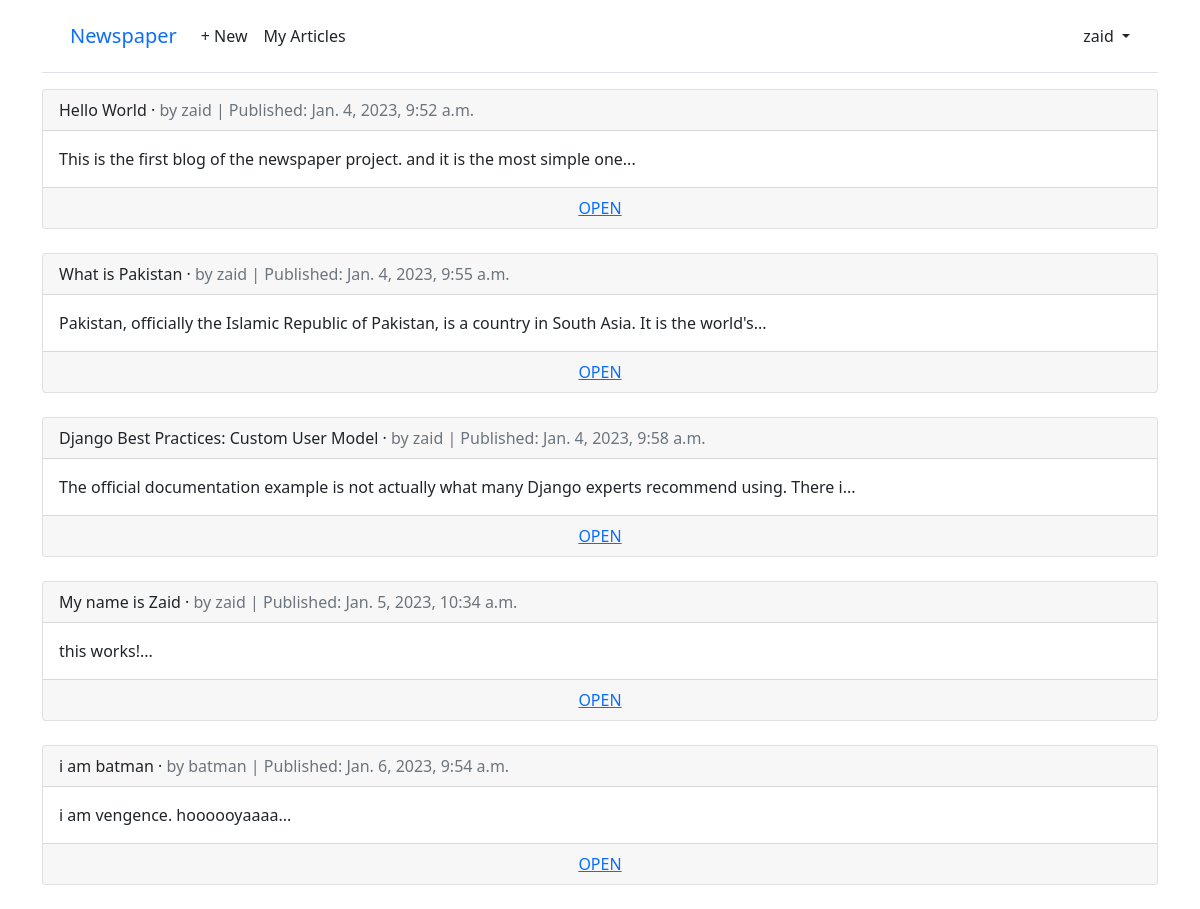
/articles/ (signed in), run on the app's committed database.
### accounts/models.py (models this page shows)
class CustomUser(AbstractUser):
    age = models.PositiveIntegerField(null=True, blank=True)

### articles/models.py (models this page shows, shortened)
class Article(models.Model):
    title = models.CharField(max_length=150)
    body = models.TextField()
    date = models.DateTimeField(auto_now_add=True)
    author = models.ForeignKey(
        settings.AUTH_USER_MODEL,
        on_delete=models.CASCADE)

### articles/views.py (the view)
# urls.py: path("", ArticleListView.as_view(), name="allArticles"),
class ArticleListView(LoginRequiredMixin, ListView):
    model = Article
    template_name = "article_list.html"

### templates/article_list.html (shortened to what this page needs)
{% extends "base.html" %}
{% block content %}
{% for article in article_list %}
<div class="card">
<div class="card-header">
<span class="font-weight-bold">{{ article.title }}</span> &middot;
<span class="text-muted">by {{ article.author }} |
Published: {{ article.date }}</span>
</div>
<div class="card-body">
{{ article.body|slice:"0:100" }}...
</div>
<div class="card-footer text-center text-muted">
<a href="{% url 'article_detail' article.pk %}">OPEN</a>
</div>
</div>
<br />
{% endfor %}
{% endblock content %}

### templates/base.html (shortened to what this page needs)
<!DOCTYPE html>
<html>
<head>
    <link href="https://cdn.jsdelivr.net/npm/bootstrap@5.1.3/dist/css/bootstrap.min.css" rel="stylesheet">
</head>
<body>
<div class="container">
<header class="p-3 mb-3 border-bottom">
<div class="container">
<div class="d-flex flex-wrap align-items-center justify-content-center
justify-content-lg-start">
<a class="navbar-brand" href="{% url 'home' %}">Newspaper</a>
<ul class="nav col-12 col-lg-auto me-lg-auto mb-2 justify-content-center
mb-md-0">
{% if user.is_authenticated %}
<li><a href="{% url 'article_create' %}" class="nav-link px-2 link-dark">+ New</a></li>
    <a href="/articles/myArticles/" class="nav-link px-2 link-dark">My Articles</a>
</ul>
<div class="dropdown text-end">
<a href="#" class="d-block link-dark text-decoration-none dropdown-toggle"
id="dropdownUser1" data-bs-toggle="dropdown" aria-expanded="false">
{{ user.username }}
</a>
</div>
{% endif %}
</div>
</div>
</header>
<main>
{% block content %}
{% endblock content %}
</main>
</div>
</body>
</html>

### data on the page
CustomUser: username "zaid"
Article: title "Hello World", author "zaid", date "Jan. 4, 2023, 9:52 a.m.", body "This is the first blog of the newspaper project. and it is the most simple one"
Article: title "What is Pakistan", author "zaid", date "Jan. 4, 2023, 9:55 a.m.", body "Pakistan, officially the Islamic Republic of Pakistan, is a country in South Asia. It is the world's"
Article: title "Django Best Practices: Custom User Model", author "zaid", date "Jan. 4, 2023, 9:58 a.m.", body "The official documentation example is not actually what many Django experts recommend using. There i"
Article: title "My name is Zaid", author "zaid", date "Jan. 5, 2023, 10:34 a.m.", body "this works!"
Article: title "i am batman", author "batman", date "Jan. 6, 2023, 9:54 a.m.", body "i am vengence. hoooooyaaaa"
